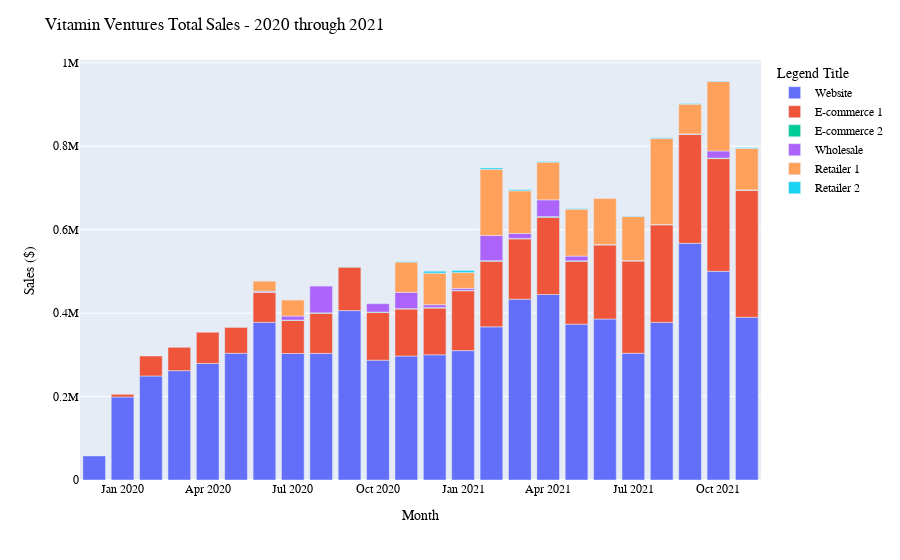

The notebook cell this image was saved under:
### Code cell
x=channel_df.date
y=channel_df.sum_net_sales
fig = go.Figure()

fig = px.bar(x=channel_df.date,y=channel_df.sum_net_sales, color=channel_df.channel)
             
fig.update_layout(
    title="Vitamin Ventures Total Sales - 2020 through 2021",
    xaxis_title="Month",
    yaxis_title="Sales ($)",
    legend_title="Legend Title",
    font=dict(
        family="Courier New, monospace",
        size=12,
        color="Black"),
    xaxis = dict(
        tickmode = 'array',
        tickvals = [1, 4, 7, 10, 13, 16, 19, 22],
        ticktext = ['Jan 2020', 'Apr 2020', 'Jul 2020', 'Oct 2020', 'Jan 2021', 'Apr 2021','Jul 2021','Oct 2021']
    )
)
    
fig.show()

### Figure 1 — Plotly figure (JSON) as saved in the notebook; plotly's stock layout.template omitted (floating-point values rounded to 4 significant figures)
{"data": [{"alignmentgroup": "True", "hovertemplate": "color=Website<br>x=%{x}<br>y=%{y}<extra></extra>", "legendgroup": "Website", "marker": {"color": "#636efa", "pattern": {"shape": ""}}, "name": "Website", "offsetgroup": "Website", "orientation": "v", "showlegend": true, "textposition": "auto", "type": "bar", "x": ["1/1/2020", "2/1/2020", "3/1/2020", "4/1/2020", "5/1/2020", "6/1/2020", "7/1/2020", "8/1/2020", "9/1/2020", "10/1/2020", "11/1/2020", "12/1/2020", "1/1/2021", "2/1/2021", "3/1/2021", "4/1/2021", "5/1/2021", "6/1/2021", "7/1/2021", "8/1/2021", "9/1/2021", "10/1/2021", "11/1/2021", "12/1/2021"], "xaxis": "x", "y": [57640.0, 199000.0, 249300.0, 262100.0, 279400.0, 303700.0, 377946, 303200.0, 303500.0, 406000.0, 287200.0, 297100.0, 300100.0, 310100.0, 367100.0, 433500.0, 444800.0, 373600.0, 385900.0, 303800.0, 377800.0, 567200.0, 500200.0, 390100.0], "yaxis": "y"}, {"alignmentgroup": "True", "hovertemplate": "color=E-commerce 1<br>x=%{x}<br>y=%{y}<extra></extra>", "legendgroup": "E-commerce 1", "marker": {"color": "#EF553B", "pattern": {"shape": ""}}, "name": "E-commerce 1", "offsetgroup": "E-commerce 1", "orientation": "v", "showlegend": true, "textposition": "auto", "type": "bar", "x": ["2/1/2020", "3/1/2020", "4/1/2020", "5/1/2020", "6/1/2020", "7/1/2020", "8/1/2020", "9/1/2020", "10/1/2020", "11/1/2020", "12/1/2020", "1/1/2021", "2/1/2021", "3/1/2021", "4/1/2021", "5/1/2021", "6/1/2021", "7/1/2021", "8/1/2021", "9/1/2021", "10/1/2021", "11/1/2021", "12/1/2021"], "xaxis": "x", "y": [6400.0, 47860.0, 55980.0, 74730.0, 63200.0, 72020.0, 79300.0, 96320.0, 104300.0, 114100.0, 112800.0, 112000.0, 143400.0, 157300.0, 144400.0, 185000.0, 150500.0, 177300.0, 221200.0, 233700.0, 261000.0, 270200.0, 304600.0], "yaxis": "y"}, {"alignmentgroup": "True", "hovertemplate": "color=E-commerce 2<br>x=%{x}<br>y=%{y}<extra></extra>", "legendgroup": "E-commerce 2", "marker": {"color": "#00cc96", "pattern": {"shape": ""}}, "name": "E-commerce 2", "offsetgroup": "E-commerce 2", "orientation": "v", "showlegend": true, "textposition": "auto", "type": "bar", "x": ["6/1/2020", "7/1/2020", "8/1/2020", "9/1/2020", "10/1/2020", "11/1/2020", "12/1/2020", "1/1/2021", "2/1/2021", "3/1/2021", "4/1/2021", "5/1/2021", "6/1/2021", "7/1/2021", "8/1/2021", "9/1/2021", "10/1/2021", "11/1/2021", "12/1/2021"], "xaxis": "x", "y": [9.995, 434.9, 877.3, 899.8, 1082.0, 1231.0, 885.9, 1275.0, 1178.0, 1305.0, 997.3, 1582.0, 1270.0, 1370.0, 877.3, 949.8, 1145.0, 1300.0, 542.4], "yaxis": "y"}, {"alignmentgroup": "True", "hovertemplate": "color=Wholesale<br>x=%{x}<br>y=%{y}<extra></extra>", "legendgroup": "Wholesale", "marker": {"color": "#ab63fa", "pattern": {"shape": ""}}, "name": "Wholesale", "offsetgroup": "Wholesale", "orientation": "v", "showlegend": true, "textposition": "auto", "type": "bar", "x": ["6/1/2020", "7/1/2020", "8/1/2020", "9/1/2020", "10/1/2020", "11/1/2020", "12/1/2020", "1/1/2021", "2/1/2021", "3/1/2021", "4/1/2021", "5/1/2021", "6/1/2021", "7/1/2021", "8/1/2021", "9/1/2021", "10/1/2021", "11/1/2021", "12/1/2021"], "xaxis": "x", "y": [0, 2224.0, 9590.0, 64050.0, 0, 20010.0, 39080.0, 6741, 4640.0, 60280.0, 12040.0, 40160.0, 11320.0, 16.49, 0, 0, 0, 16910.0, 9.995], "yaxis": "y"}, {"alignmentgroup": "True", "hovertemplate": "color=Retailer 1<br>x=%{x}<br>y=%{y}<extra></extra>", "legendgroup": "Retailer 1", "marker": {"color": "#FFA15A", "pattern": {"shape": ""}}, "name": "Retailer 1", "offsetgroup": "Retailer 1", "orientation": "v", "showlegend": true, "textposition": "auto", "type": "bar", "x": ["7/1/2020", "8/1/2020", "12/1/2020", "1/1/2021", "2/1/2021", "3/1/2021", "4/1/2021", "5/1/2021", "6/1/2021", "7/1/2021", "8/1/2021", "9/1/2021", "10/1/2021", "11/1/2021", "12/1/2021"], "xaxis": "x", "y": [23920.0, 38410.0, 72370.0, 75640.0, 37810.0, 158700.0, 102177, 90264, 112365, 109980, 105657, 206107, 71466, 166600.0, 99360.0], "yaxis": "y"}, {"alignmentgroup": "True", "hovertemplate": "color=Retailer 2<br>x=%{x}<br>y=%{y}<extra></extra>", "legendgroup": "Retailer 2", "marker": {"color": "#19d3f3", "pattern": {"shape": ""}}, "name": "Retailer 2", "offsetgroup": "Retailer 2", "orientation": "v", "showlegend": true, "textposition": "auto", "type": "bar", "x": ["12/1/2020", "1/1/2021", "2/1/2021", "3/1/2021", "4/1/2021", "5/1/2021", "6/1/2021", "8/1/2021", "9/1/2021", "10/1/2021", "11/1/2021", "12/1/2021"], "xaxis": "x", "y": [1511.0, 4709.0, 5000.0, 3383.0, 2620, 1792.0, 1485, 1307.0, 1902.0, 1614, 1102.0, 1786.0], "yaxis": "y"}], "layout": {"barmode": "relative", "font": {"color": "Black", "family": "Courier New, monospace", "size": 12}, "legend": {"title": {"text": "Legend Title"}, "tracegroupgap": 0}, "margin": {"t": 60}, "title": {"text": "Vitamin Ventures Total Sales - 2020 through 2021"}, "xaxis": {"anchor": "y", "domain": [0, 1], "tickmode": "array", "ticktext": ["Jan 2020", "Apr 2020", "Jul 2020", "Oct 2020", "Jan 2021", "Apr 2021", "Jul 2021", "Oct 2021"], "tickvals": [1, 4, 7, 10, 13, 16, 19, 22], "title": {"text": "Month"}}, "yaxis": {"anchor": "x", "domain": [0, 1], "title": {"text": "Sales ($)"}}}}
